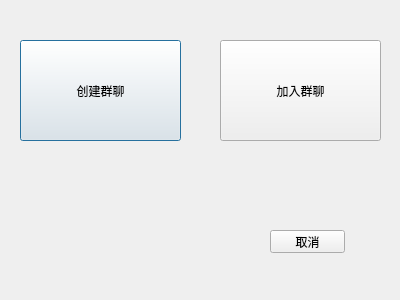
<?xml version="1.0" encoding="UTF-8"?>
<ui version="4.0">
 <class>Dialog</class>
 <widget class="QDialog" name="Dialog">
  <property name="geometry">
   <rect>
    <x>0</x>
    <y>0</y>
    <width>400</width>
    <height>300</height>
   </rect>
  </property>
  <property name="windowTitle">
   <string>Dialog</string>
  </property>
  <widget class="QPushButton" name="pushButton_Create_Group">
   <property name="geometry">
    <rect>
     <x>20</x>
     <y>40</y>
     <width>161</width>
     <height>101</height>
    </rect>
   </property>
   <property name="text">
    <string>创建群聊</string>
   </property>
  </widget>
  <widget class="QPushButton" name="pushButton_Join_Group">
   <property name="geometry">
    <rect>
     <x>220</x>
     <y>40</y>
     <width>161</width>
     <height>101</height>
    </rect>
   </property>
   <property name="text">
    <string>加入群聊</string>
   </property>
  </widget>
  <widget class="QPushButton" name="pushButton">
   <property name="geometry">
    <rect>
     <x>270</x>
     <y>230</y>
     <width>75</width>
     <height>23</height>
    </rect>
   </property>
   <property name="text">
    <string>取消</string>
   </property>
  </widget>
 </widget>
 <resources/>
 <connections/>
</ui>
